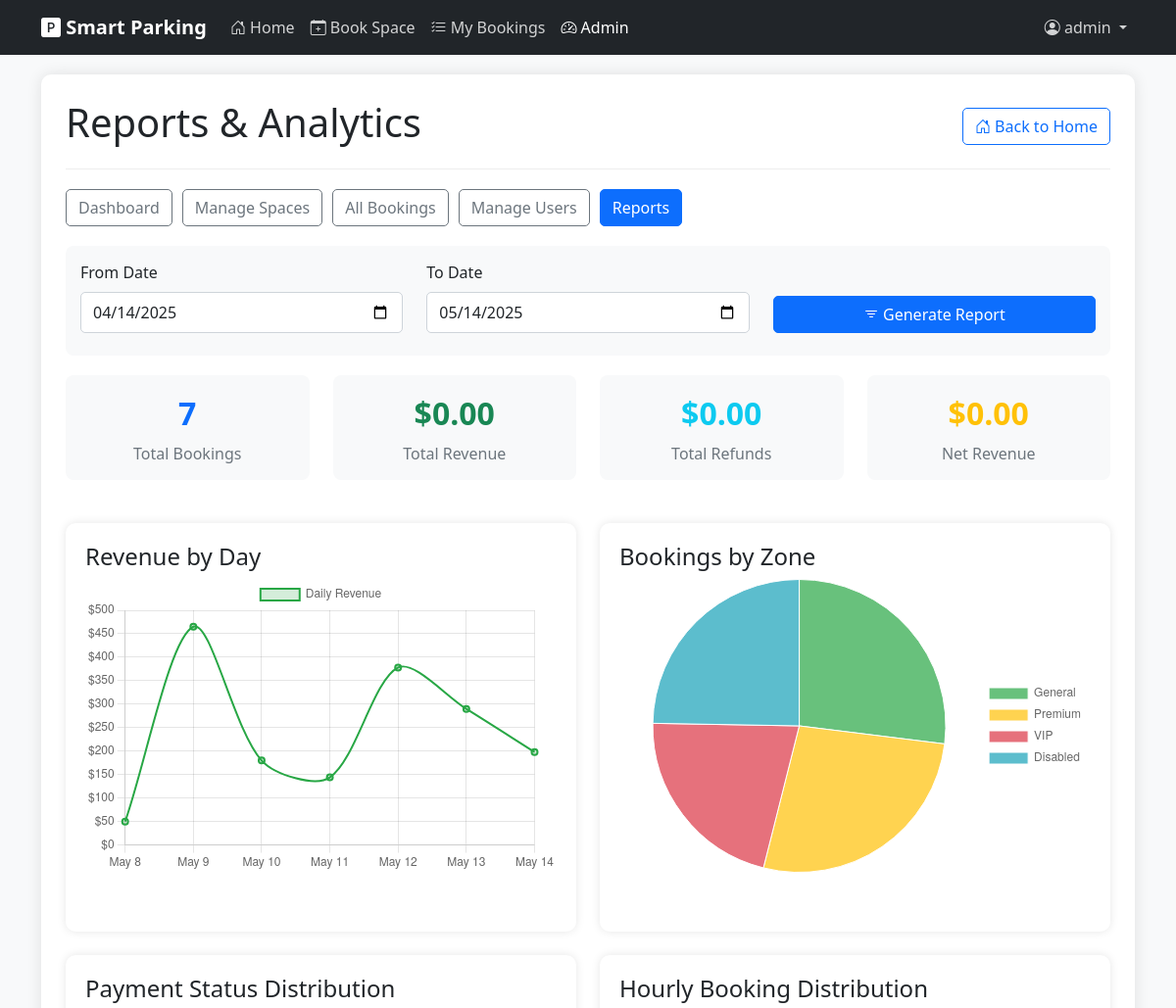
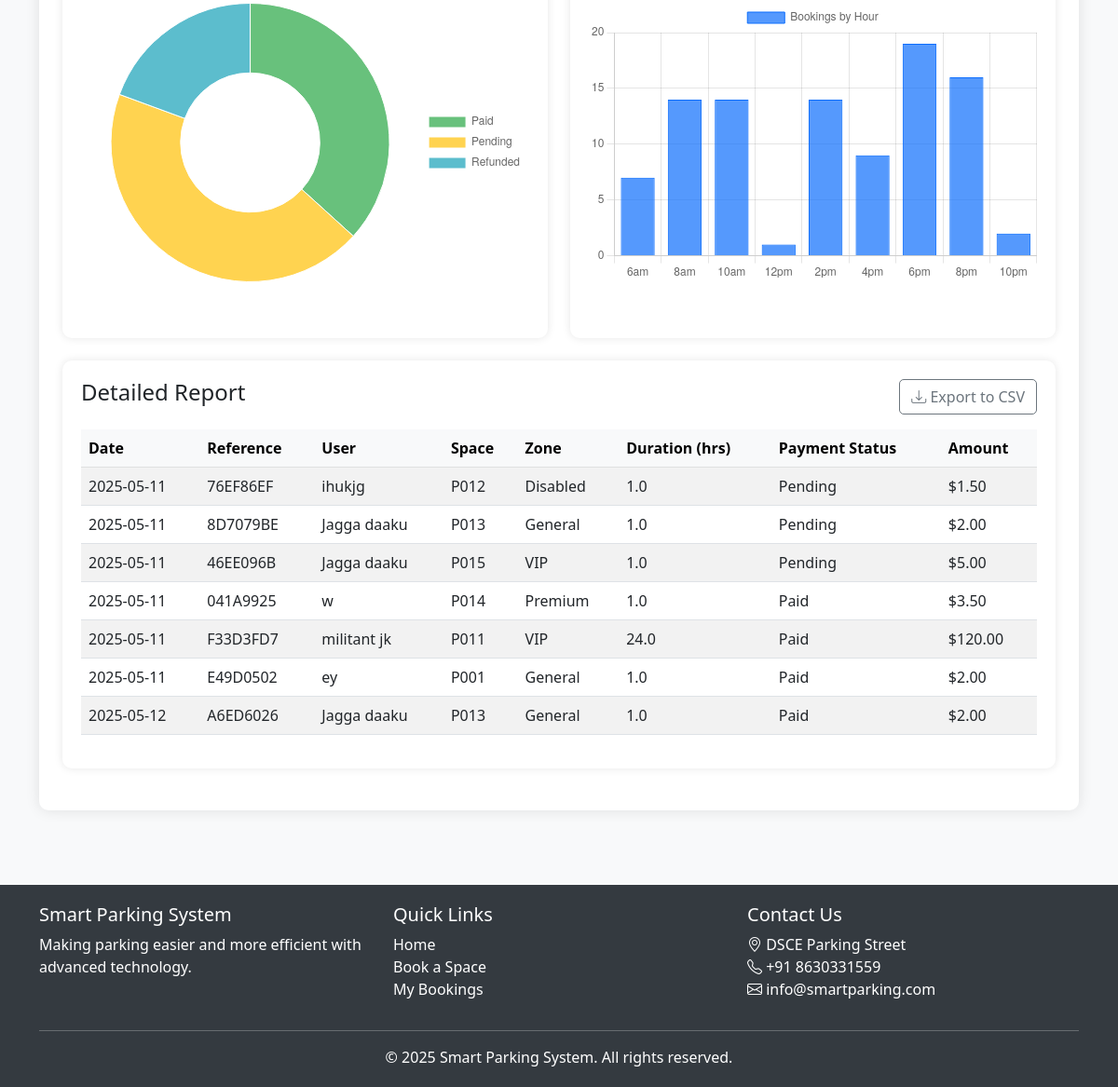
/admin/reports (signed in), run on an earlier commit of the app's database (2 pictures, top to bottom).
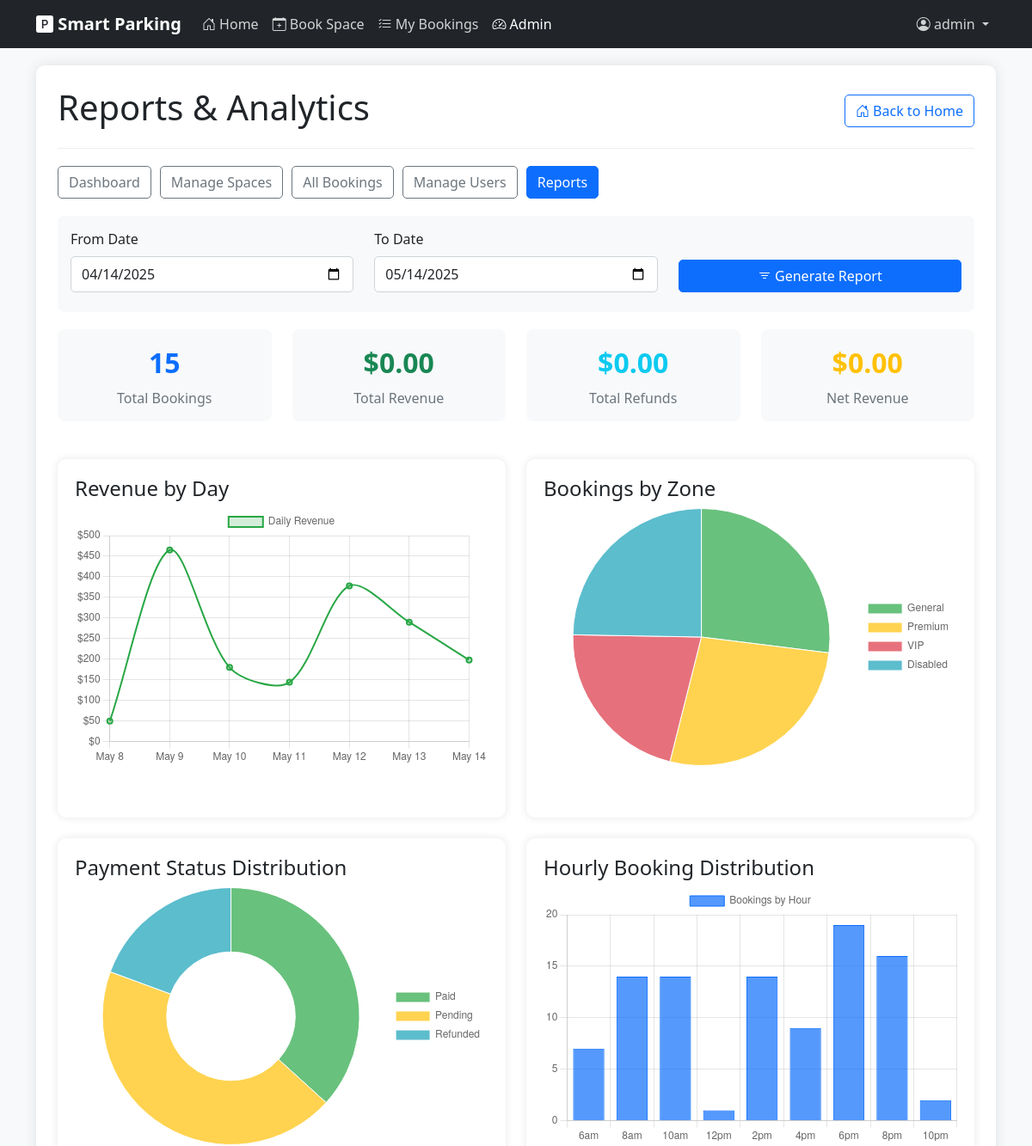
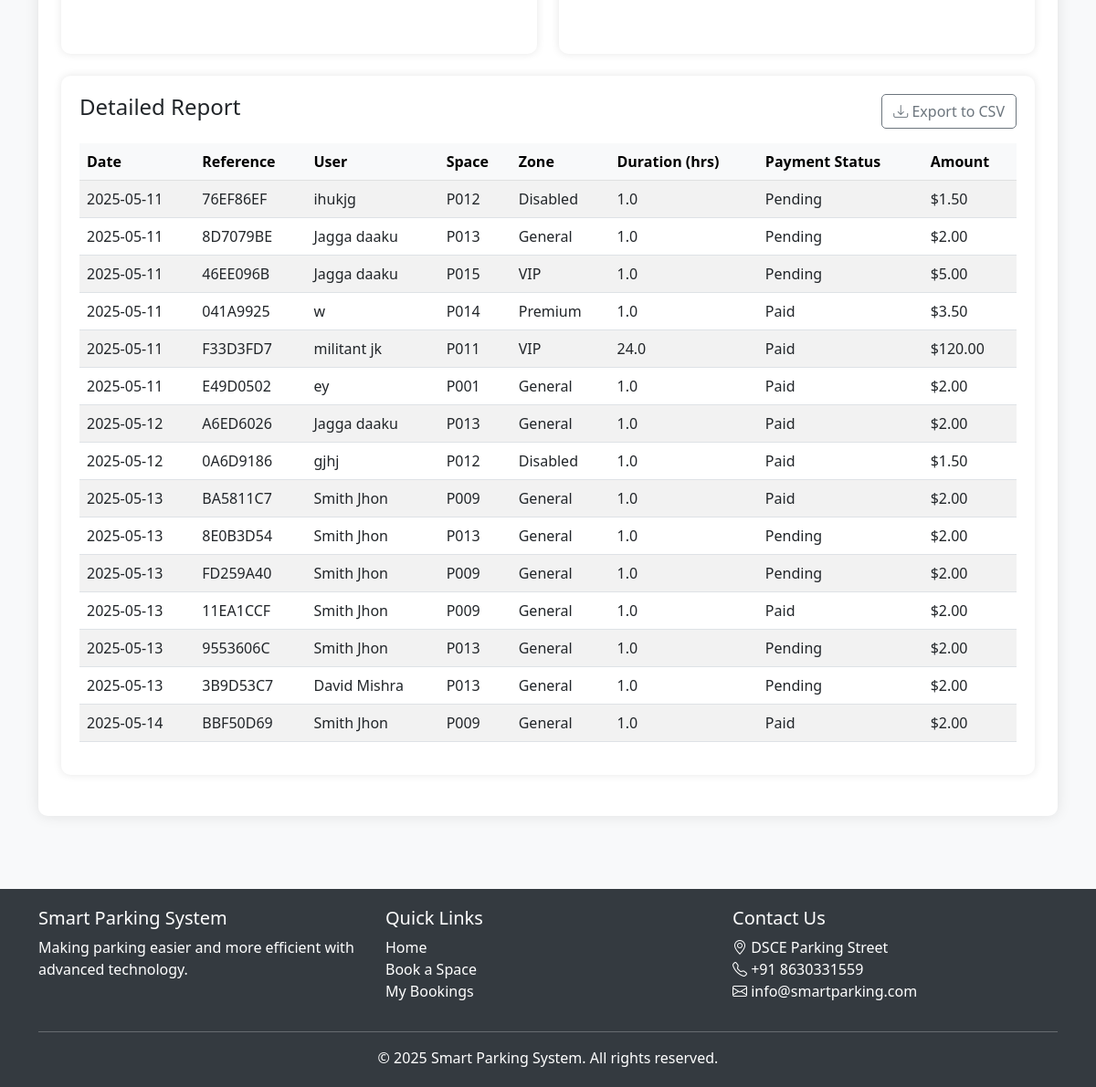
And on a later commit of the database (2 pictures, top to bottom).
### models.py (models this page shows, shortened)
class Booking(db.Model):
    id = db.Column(db.Integer, primary_key=True)
    booking_reference = db.Column(db.String(10), unique=True, nullable=False)
    user_id = db.Column(db.Integer, db.ForeignKey('user.id'), nullable=True)  # Can be null for guest bookings
    user_name = db.Column(db.String(100), nullable=False)
    user_email = db.Column(db.String(100), nullable=False)
    vehicle_id = db.Column(db.Integer, db.ForeignKey('vehicle.id'), nullable=True)
    license_plate = db.Column(db.String(20), nullable=False)
    start_time = db.Column(db.DateTime, nullable=False, default=datetime.utcnow)
    end_time = db.Column(db.DateTime, nullable=False)
    is_active = db.Column(db.Boolean, default=True)
    created_at = db.Column(db.DateTime, nullable=False, default=datetime.utcnow)
    parking_space_id = db.Column(db.Integer, db.ForeignKey('parking_space.id'), nullable=False)
    total_price = db.Column(db.Float, nullable=False)
    payment_status = db.Column(db.String(20), default='Pending')  # 'Pending', 'Paid', 'Refunded'
    check_in_time = db.Column(db.DateTime, nullable=True)
    check_out_time = db.Column(db.DateTime, nullable=True)
    selection_method = db.Column(db.String(20), default='Manual')  # 'Auto' or 'Manual'

class ParkingSpace(db.Model):
    id = db.Column(db.Integer, primary_key=True)
    position_x = db.Column(db.Integer, nullable=False)
    position_y = db.Column(db.Integer, nullable=False)
    space_id = db.Column(db.String(10), unique=True, nullable=False)
    zone = db.Column(db.String(20), default='General')  # e.g., 'VIP', 'Disabled', 'General'
    hourly_rate = db.Column(db.Float, default=150.00)  # Default hourly rate in INR (equivalent to ~$2.00)
    is_active = db.Column(db.Boolean, default=True)
    bookings = db.relationship('Booking', backref='parking_space', lazy=True)

### app.py (the view)
@app.route('/admin/reports')
def admin_reports():
    if not session.get('is_admin', False):
        flash('You do not have permission to access this page', 'danger')
        return redirect(url_for('index'))
    from_date = request.args.get('from_date', (datetime.now() - timedelta(days=30)).strftime('%Y-%m-%d'))
    to_date = request.args.get('to_date', datetime.now().strftime('%Y-%m-%d'))
    from_datetime = datetime.strptime(from_date, '%Y-%m-%d')
    to_datetime = datetime.strptime(to_date, '%Y-%m-%d') + timedelta(days=1)  # Include the end date
    bookings = Booking.query.filter(
        Booking.created_at >= from_datetime,
        Booking.created_at <= to_datetime
    ).all()
    payments = []
    total_revenue = 0
    total_refunds = 0
    return render_template(
        'admin/reports.html',
        bookings=bookings,
        payments=payments,
        total_revenue=total_revenue,
        total_refunds=total_refunds,
        from_date=from_date,
        to_date=to_date
    )

### app.py (called while the page is built)
@app.context_processor
def inject_view_functions():
    return dict(view_functions=app.view_functions)

### templates/admin/reports.html (shortened to what the changed rows need)
{% extends "layout.html" %}
{% block content %}
<div class="admin-container">
    <div class="admin-header d-flex justify-content-between align-items-center">
        <h1>Reports & Analytics</h1>
    </div>
    <div class="row">
        <div class="col-md-3 mb-4">
            <div class="summary-card text-center">
                <div class="summary-value text-primary">{{ bookings|length }}</div>
                <div class="summary-label">Total Bookings</div>
            </div>
        </div>
    </div>
    <div class="report-card">
        <div class="table-responsive">
            <table class="table table-striped table-hover" id="reportTable">
                <thead class="table-light">
                    <tr>
                        <th>Date</th>
                        <th>Reference</th>
                        <th>User</th>
                        <th>Space</th>
                        <th>Zone</th>
                        <th>Duration (hrs)</th>
                        <th>Payment Status</th>
                        <th>Amount</th>
                    </tr>
                </thead>
                <tbody>
                    {% for booking in bookings %}
                        <tr>
                            <td>{{ booking.created_at.strftime('%Y-%m-%d') }}</td>
                            <td>{{ booking.booking_reference }}</td>
                            <td>{{ booking.user_name }}</td>
                            <td>{{ booking.parking_space.space_id }}</td>
                            <td>{{ booking.parking_space.zone }}</td>
                            <td>{{ (booking.end_time - booking.start_time).total_seconds() // 3600 }}</td>
                            <td>{{ booking.payment_status }}</td>
                            <td>${{ "%.2f"|format(booking.total_price) }}</td>
                        </tr>
                    {% endfor %}
                </tbody>
            </table>
        </div>
    </div>
</div>
{% endblock %}

What changed in the data, as far as the page shows it:
added Booking: created_at "2025-05-12", booking_reference "0A6D9186", user_name "gjhj", parking_space.space_id "P012", parking_space.zone "Disabled", end_time+start_time "1.0", payment_status "Paid", total_price "1.50"
added Booking: created_at "2025-05-13", booking_reference "BA5811C7", user_name "Smith Jhon", parking_space.space_id "P009", parking_space.zone "General", end_time+start_time "1.0", payment_status "Paid", total_price "2.00"
added Booking: created_at "2025-05-13", booking_reference "8E0B3D54", user_name "Smith Jhon", parking_space.space_id "P013", parking_space.zone "General", end_time+start_time "1.0", payment_status "Pending", total_price "2.00"
added Booking: created_at "2025-05-13", booking_reference "FD259A40", user_name "Smith Jhon", parking_space.space_id "P009", parking_space.zone "General", end_time+start_time "1.0", payment_status "Pending", total_price "2.00"
added Booking: created_at "2025-05-13", booking_reference "11EA1CCF", user_name "Smith Jhon", parking_space.space_id "P009", parking_space.zone "General", end_time+start_time "1.0", payment_status "Paid", total_price "2.00"
added Booking: created_at "2025-05-13", booking_reference "9553606C", user_name "Smith Jhon", parking_space.space_id "P013", parking_space.zone "General", end_time+start_time "1.0", payment_status "Pending", total_price "2.00"
added Booking: created_at "2025-05-13", booking_reference "3B9D53C7", user_name "David Mishra", parking_space.space_id "P013", parking_space.zone "General", end_time+start_time "1.0", payment_status "Pending", total_price "2.00"
added Booking: created_at "2025-05-14", booking_reference "BBF50D69", user_name "Smith Jhon", parking_space.space_id "P009", parking_space.zone "General", end_time+start_time "1.0", payment_status "Paid", total_price "2.00"
Also different on the page:
{{ bookings|length }}: "7" → "15"
